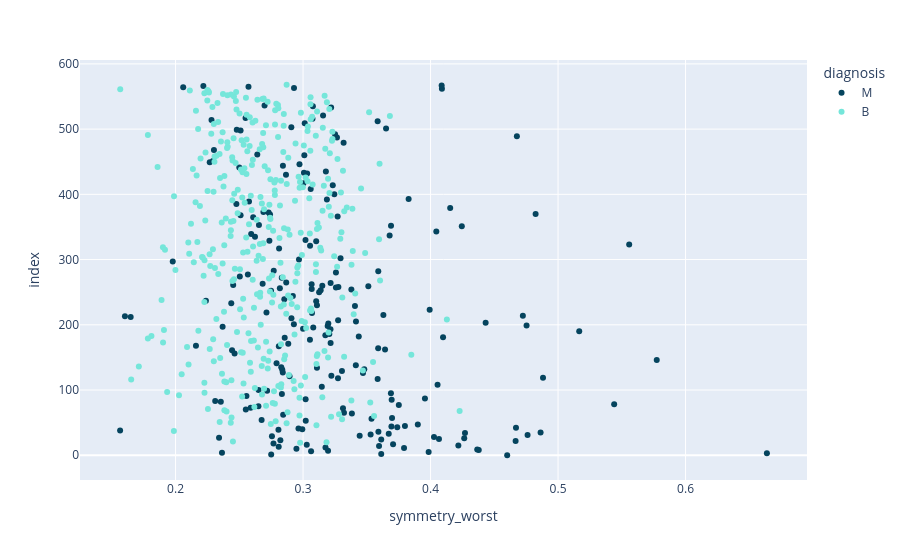

The notebook cell this image was saved under:
### Markdown cell above
<h1> Step 3.3 Visualise the data set </h1>
Draw a scatter plot on symmetry_worst field and understand the spread of malignancy

### Code cell
# scatter of symmetry_worst for every tumour, coloured by diagnosis -
# shows how well this single feature separates the two groups
px.scatter(data_frame=df,x='symmetry_worst',color='diagnosis',color_discrete_sequence=['#05445E','#75E6DA'])

### Figure 1 — Plotly figure (JSON) as saved in the notebook; plotly's stock layout.template omitted (floating-point values rounded to 4 significant figures; data arrays with more than 128 entries replaced by an {"elided": "..."} marker saying what was removed)
{"data": [{"hovertemplate": "diagnosis=M<br>symmetry_worst=%{x}<br>index=%{y}<extra></extra>", "legendgroup": "M", "marker": {"color": "#05445E", "symbol": "circle"}, "mode": "markers", "name": "M", "orientation": "h", "showlegend": true, "x": {"elided": "212 float values"}, "xaxis": "x", "y": {"elided": "212 int values"}, "yaxis": "y", "type": "scatter"}, {"hovertemplate": "diagnosis=B<br>symmetry_worst=%{x}<br>index=%{y}<extra></extra>", "legendgroup": "B", "marker": {"color": "#75E6DA", "symbol": "circle"}, "mode": "markers", "name": "B", "orientation": "h", "showlegend": true, "x": {"elided": "357 float values"}, "xaxis": "x", "y": {"elided": "357 int values"}, "yaxis": "y", "type": "scatter"}], "layout": {"xaxis": {"anchor": "y", "domain": [0.0, 1.0], "title": {"text": "symmetry_worst"}}, "yaxis": {"anchor": "x", "domain": [0.0, 1.0], "title": {"text": "index"}}, "legend": {"title": {"text": "diagnosis"}, "tracegroupgap": 0}, "margin": {"t": 60}}}
